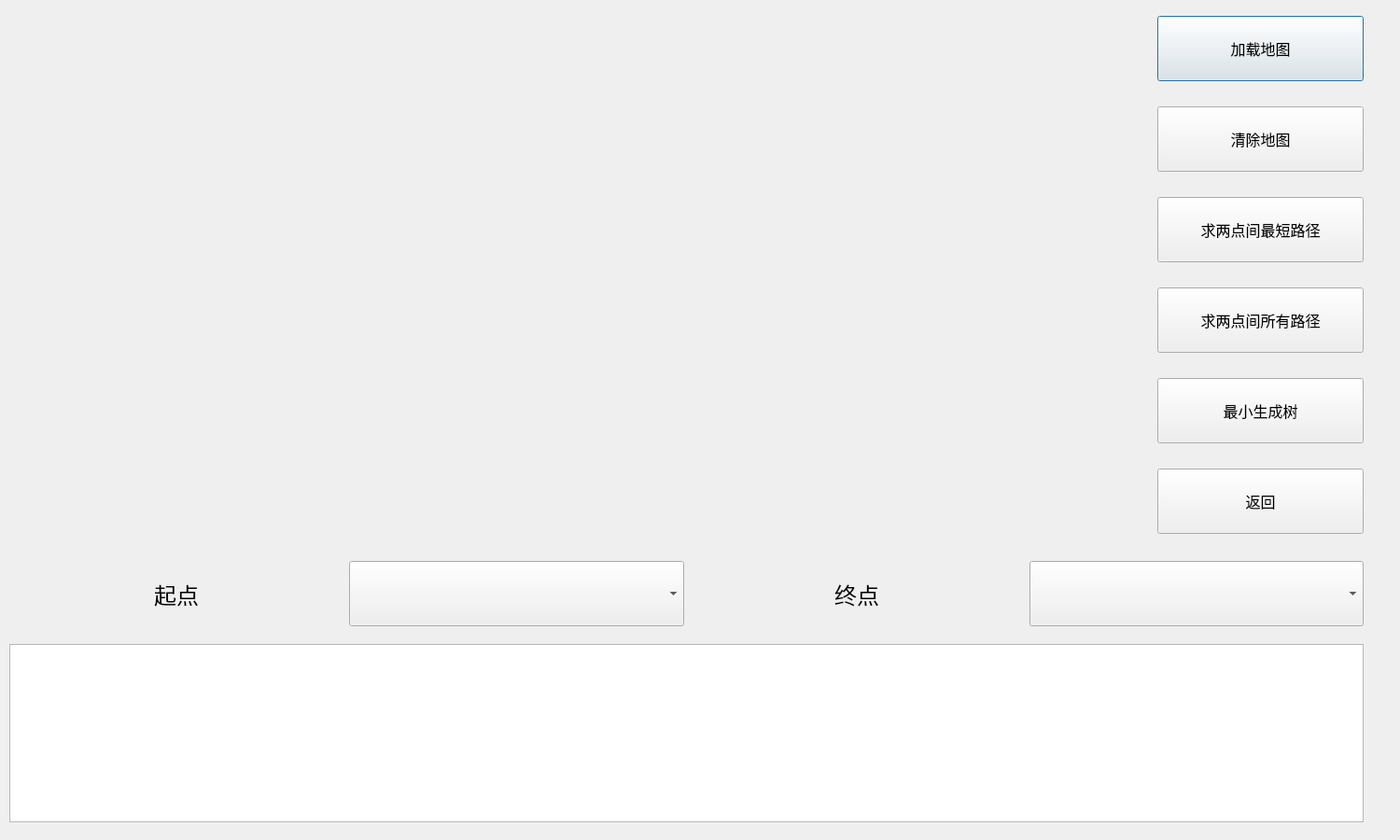
<?xml version="1.0" encoding="UTF-8"?>
<ui version="4.0">
 <class>map_query</class>
 <widget class="QDialog" name="map_query">
  <property name="geometry">
   <rect>
    <x>0</x>
    <y>0</y>
    <width>1500</width>
    <height>900</height>
   </rect>
  </property>
  <property name="minimumSize">
   <size>
    <width>1500</width>
    <height>900</height>
   </size>
  </property>
  <property name="maximumSize">
   <size>
    <width>1500</width>
    <height>900</height>
   </size>
  </property>
  <property name="windowTitle">
   <string>Dialog</string>
  </property>
  <widget class="QListWidget" name="Message_1">
   <property name="geometry">
    <rect>
     <x>10</x>
     <y>690</y>
     <width>1451</width>
     <height>191</height>
    </rect>
   </property>
  </widget>
  <widget class="QWidget" name="layoutWidget">
   <property name="geometry">
    <rect>
     <x>10</x>
     <y>600</y>
     <width>1451</width>
     <height>72</height>
    </rect>
   </property>
   <layout class="QHBoxLayout" name="horizontalLayout">
    <item>
     <widget class="QLabel" name="label">
      <property name="minimumSize">
       <size>
        <width>100</width>
        <height>40</height>
       </size>
      </property>
      <property name="font">
       <font>
        <pointsize>18</pointsize>
       </font>
      </property>
      <property name="text">
       <string>起点</string>
      </property>
      <property name="alignment">
       <set>Qt::AlignCenter</set>
      </property>
     </widget>
    </item>
    <item>
     <widget class="QComboBox" name="start">
      <property name="minimumSize">
       <size>
        <width>270</width>
        <height>70</height>
       </size>
      </property>
     </widget>
    </item>
    <item>
     <widget class="QLabel" name="label_2">
      <property name="minimumSize">
       <size>
        <width>100</width>
        <height>40</height>
       </size>
      </property>
      <property name="font">
       <font>
        <pointsize>18</pointsize>
       </font>
      </property>
      <property name="text">
       <string>终点</string>
      </property>
      <property name="alignment">
       <set>Qt::AlignCenter</set>
      </property>
     </widget>
    </item>
    <item>
     <widget class="QComboBox" name="end">
      <property name="minimumSize">
       <size>
        <width>270</width>
        <height>70</height>
       </size>
      </property>
     </widget>
    </item>
   </layout>
  </widget>
  <widget class="QWidget" name="layoutWidget">
   <property name="geometry">
    <rect>
     <x>1240</x>
     <y>10</y>
     <width>221</width>
     <height>571</height>
    </rect>
   </property>
   <layout class="QVBoxLayout" name="verticalLayout">
    <property name="spacing">
     <number>20</number>
    </property>
    <item>
     <widget class="QPushButton" name="load_map">
      <property name="minimumSize">
       <size>
        <width>150</width>
        <height>70</height>
       </size>
      </property>
      <property name="font">
       <font>
        <pointsize>12</pointsize>
       </font>
      </property>
      <property name="text">
       <string>加载地图</string>
      </property>
     </widget>
    </item>
    <item>
     <widget class="QPushButton" name="clear">
      <property name="minimumSize">
       <size>
        <width>150</width>
        <height>70</height>
       </size>
      </property>
      <property name="font">
       <font>
        <pointsize>12</pointsize>
       </font>
      </property>
      <property name="text">
       <string>清除地图</string>
      </property>
     </widget>
    </item>
    <item>
     <widget class="QPushButton" name="shortest_rode">
      <property name="minimumSize">
       <size>
        <width>150</width>
        <height>70</height>
       </size>
      </property>
      <property name="font">
       <font>
        <pointsize>12</pointsize>
       </font>
      </property>
      <property name="text">
       <string>求两点间最短路径</string>
      </property>
     </widget>
    </item>
    <item>
     <widget class="QPushButton" name="all_rode">
      <property name="minimumSize">
       <size>
        <width>150</width>
        <height>70</height>
       </size>
      </property>
      <property name="font">
       <font>
        <pointsize>12</pointsize>
       </font>
      </property>
      <property name="text">
       <string>求两点间所有路径</string>
      </property>
     </widget>
    </item>
    <item>
     <widget class="QPushButton" name="mintree">
      <property name="minimumSize">
       <size>
        <width>150</width>
        <height>70</height>
       </size>
      </property>
      <property name="font">
       <font>
        <pointsize>12</pointsize>
       </font>
      </property>
      <property name="text">
       <string>最小生成树</string>
      </property>
     </widget>
    </item>
    <item>
     <widget class="QPushButton" name="back">
      <property name="minimumSize">
       <size>
        <width>150</width>
        <height>70</height>
       </size>
      </property>
      <property name="font">
       <font>
        <pointsize>12</pointsize>
       </font>
      </property>
      <property name="text">
       <string>返回</string>
      </property>
     </widget>
    </item>
   </layout>
  </widget>
 </widget>
 <resources/>
 <connections/>
</ui>
